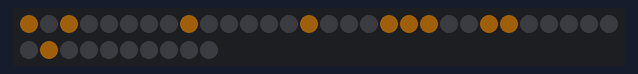
Bench run of a sketch on a simulated Arduino Uno, built with avr-gcc and run on an emulated ATmega328P. Shown: 40 RGB LEDs in strip order, left to right, continuing on the next row. Dim RGB values are drawn brighter than linear; random numbers use the default seed unless the sketch sets one.

Above: at 0.1 s.
At 1.1 s:
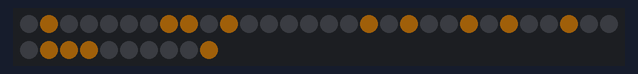
At 2.1 s:
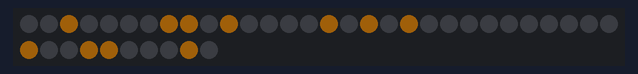
At 3.1 s:
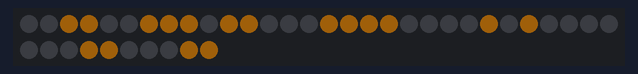
At 7.1 s:
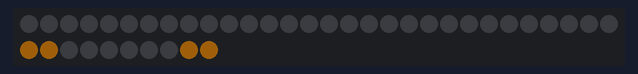

Measured:
- what the display in image 1 shows lasts 1.0 s, from 1.0 s to 2.0 s

The sketch:

Neopixel_game_of_life.ino
```cpp
#include <Adafruit_NeoPixel.h>

#define PIN 6
#define BRIGHT 4


// Parameter 1 = number of pixels in strip
// Parameter 2 = pin number (most are valid)
// Parameter 3 = pixel type flags, add together as needed:
//   NEO_RGB     Pixels are wired for RGB bitstream
//   NEO_GRB     Pixels are wired for GRB bitstream
//   NEO_KHZ400  400 KHz bitstream (e.g. FLORA pixels)
//   NEO_KHZ800  800 KHz bitstream (e.g. High Density LED strip)

#define X  8
#define Y  5
int XSIZE = X;
int YSIZE = Y;

int modx(int a) { return (a+XSIZE) % XSIZE; }
int mody(int a) { return (a+YSIZE) % YSIZE; }

Adafruit_NeoPixel strip = Adafruit_NeoPixel(XSIZE * YSIZE, PIN, NEO_GRB + NEO_KHZ800);

bool array [X] [Y];
bool newarray [X] [Y];
int r, g, b;

void setup() {
  randomSeed(analogRead(0));
  Serial.begin(57600);
  strip.begin();
  strip.show(); // Initialize all pixels to 'off'

  r = random(0,48);
  g = random(0,48);
  b = random(0,48);

  for (int y = 0; y < YSIZE; y++) {
    for (int x = 0; x < XSIZE; x++) {
      if (random(1,10) < 6) {
        array[x][y] = false;
      } else {
        array[x][y] = true;
      }
    }
  }
}


void loop() {

  for (int y=0 ; y<YSIZE ; y++) {
    for (int x=0 ; x<XSIZE; x++) {
      // count alive neighbors
      int alive = 0;
      alive += array[modx(x+1)][mody(y)  ] != 0;
      alive += array[modx(x)  ][mody(y+1)] != 0;
      alive += array[modx(x-1)][mody(y)  ] != 0;
      alive += array[modx(x)  ][mody(y-1)] != 0;
      alive += array[modx(x+1)][mody(y+1)] != 0;
      alive += array[modx(x-1)][mody(y-1)] != 0;
      alive += array[modx(x+1)][mody(y-1)] != 0;
      alive += array[modx(x-1)][mody(y+1)] != 0;
      if (array[x][y])
        if (alive < 2 || alive > 3)
          newarray[x][y] = 0;
        else
          newarray[x][y] = array[x][y] + 1;
      else
        if (alive == 3)
          newarray[x][y] = 1;
    }
  }

  for (int y=0 ; y<YSIZE; y++) {
    for (int x=0 ; x<XSIZE; x++) {
      array[x][y] = newarray[x][y];
    }
  }


   for (int y = 0; y < YSIZE; y++) {
     for (int x = 0; x < XSIZE; x++) {
       int i = (x) + (y * XSIZE);
       if (array[x][y] == true) {
         strip.setPixelColor(i, r, g, b);
       } else {
         strip.setPixelColor(i, 0, 0, 0);
       }
     }
   }
   strip.show();
   delay(1000);
}
```
